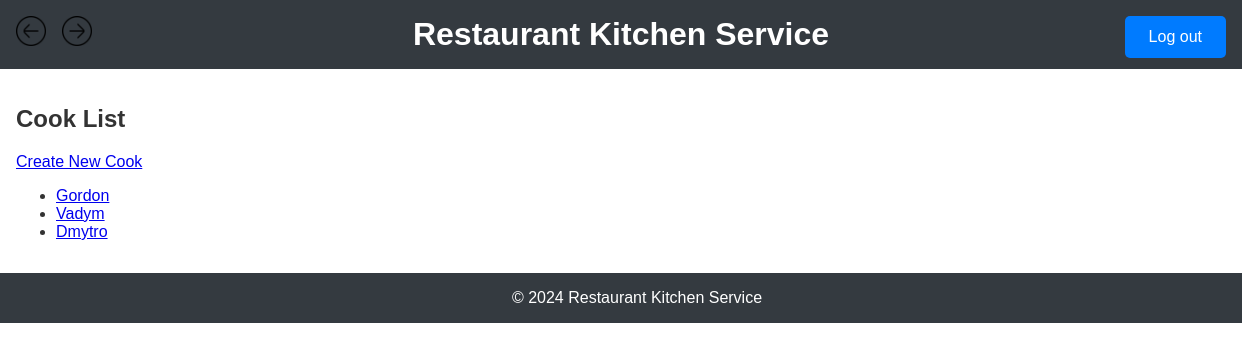
The app's page /kitchen/cooks/ (signed in) with its own data.
### kitchen/models.py (models this page shows, shortened)
class Cook(AbstractUser):
    years_of_experience = models.IntegerField()
    groups = models.ManyToManyField(
        Group,
        related_name="cooks",
        blank=True,
        help_text="The groups this cook belongs to.",
        related_query_name="cook",
    )
    user_permissions = models.ManyToManyField(
        Permission,
        related_name="cooks",
        blank=True,
        help_text="Specific permissions for this cook.",
        related_query_name="cook",
    )

### kitchen/views.py (the view)
# urls.py: path('cooks/', CookListView.as_view(), name='cook_list'),
class CookListView(ListView):
    model = Cook
    template_name = 'kitchen/cook_list.html'
    context_object_name = 'cook_list'

### templates/kitchen/cook_list.html (shortened to what this page needs)
{% extends "base.html" %}
{% block content %}
<h2>Cook List</h2>
<a href="{% url 'kitchen:cook_create' %}">Create New Cook</a>
<ul>
    {% for cook in cook_list %}
        <li>
            <a href="{% url 'kitchen:cook_detail' cook.pk %}">{{ cook.username }}</a>
        </li>
    {% empty %}
        <li>No cooks available.</li>
    {% endfor %}
</ul>
{% endblock %}

### static/css/styles.css (style rules this page uses)
body { font-family: Arial, sans-serif; margin: 0; padding: 0; color: #333; }

### records on screen
Cook: username "Gordon"
Cook: username "Vadym"
Cook: username "Dmytro"
